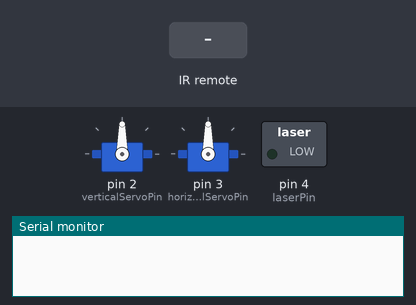
Bench run of a sketch on a simulated Arduino Uno, built with avr-gcc and run on an emulated ATmega328P. Parts: 2 × servo, switched loads named in the sketch (green lamp = pin HIGH), the last lines printed to the serial monitor. The inputs (shaded band) are chosen by the test bench.

Above: at 1.2 s.
1.3 s: infrared code 0xECB3BDC9 received
At 1.7 s:
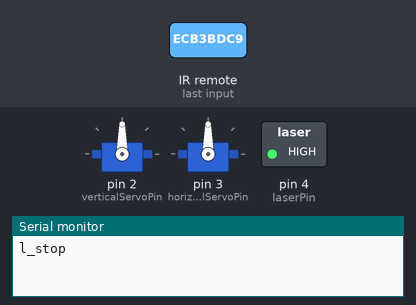
2.8 s: infrared code 0x7469BF81 received
At 4.0 s:
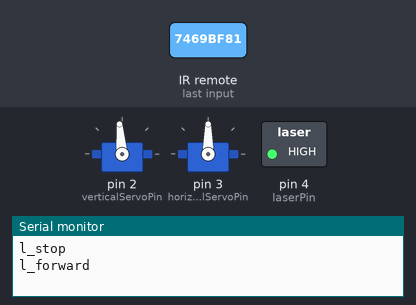
4.3 s: infrared code 0x7469BF81 received
At 5.2 s:
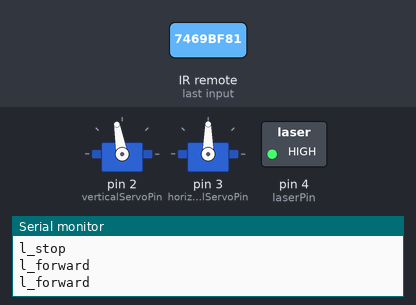
5.8 s: infrared code 0xECB3BDC9 received
At 6.4 s:
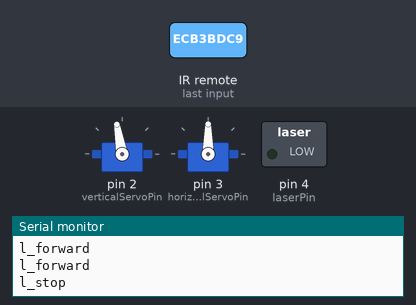
Timing chart, 0 to 8.3 s (numbered marks = the images above; inputs shaded):
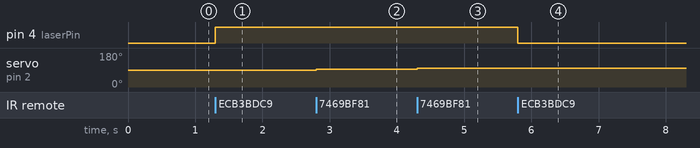

Measured:
- after the input at 1.3 s, pin 4 (laserPin): LOW → HIGH at once
- after the input at 2.8 s, servo on pin 2 (verticalServoPin): 90° → 95° at once
- after the input at 4.3 s, servo on pin 2 (verticalServoPin): 95° → 100° at once
- after the input at 5.8 s, pin 4 (laserPin): HIGH → LOW at once

The sketch:

ServoIR.ino
```cpp
#include <IRremote.h>
#include <Servo.h>

const int verticalServoPin = 2;
const int horizontalServoPin = 3;
const int laserPin = 4;
const int irPin = 5;
const int servoDelta = 5;

IRrecv irrecv(irPin);
decode_results results;

Servo verticalServo;
Servo horizontalServo;

int laserOn = LOW;
int vertical = 90;
int horizontal = 90;

void setup() {
  irrecv.enableIRIn();

  verticalServo.attach(verticalServoPin);
  horizontalServo.attach(horizontalServoPin);
  verticalServo.write(vertical);
  horizontalServo.write(horizontal);

  pinMode(laserPin, OUTPUT);

  Serial.begin(9600);
}

void loop()
{
   if (irrecv.decode(&results)) {
      switch (results.value) {
         case 0x7469BF81:
            Serial.println("l_forward");
            vertical += servoDelta;
            break;
         case 0x7569C112:
            Serial.println("l_backward");
            vertical -= servoDelta;
            break;
         case 0x139C80D1:
            Serial.println("l_right");
            horizontal -= servoDelta;
            break;
         case 0x28A1120F:
            Serial.println("l_left");
            horizontal += servoDelta;
            break;
         case 0xECB3BDC9:
            Serial.println("l_stop");
            laserOn = !laserOn;
            digitalWrite(laserPin, laserOn);
            break;
         default:
            Serial.print("0x");
            Serial.println(results.value, HEX);
      }
      verticalServo.write(constrain(vertical, 0, 180));
      horizontalServo.write(constrain(horizontal, 0, 180));
      irrecv.resume();
   }
}
```
